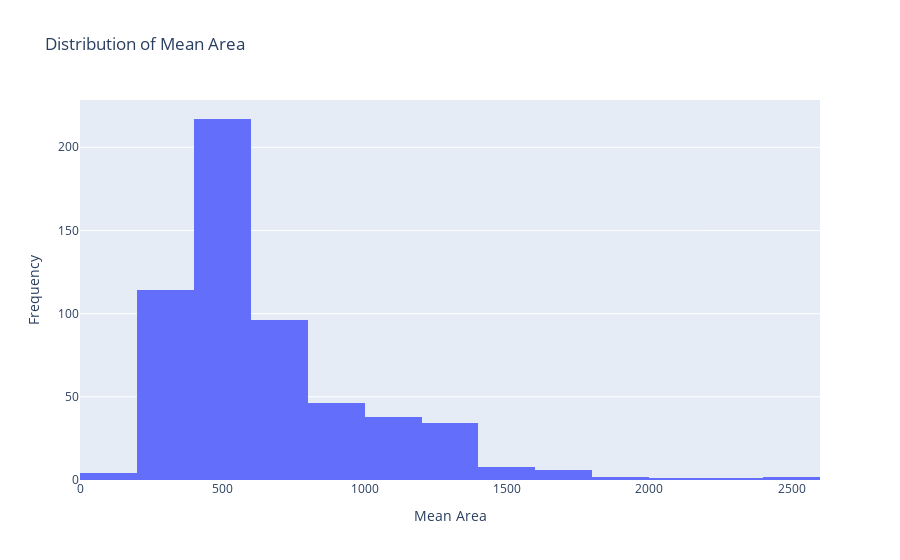

Notebook source saved alongside this figure:
### Code cell
fig1 = px.histogram(df, x = 'Mean Area', nbins = 20, title = 'Distribution of Mean Area')
fig1.update_layout(xaxis_title = 'Mean Area', yaxis_title = 'Frequency')
fig1.write_image('mean_area_hist.png', width = 800, height = 600, scale = 2)
fig1.show()

### Figure 1 — Plotly figure (JSON) as saved in the notebook; plotly's stock layout.template omitted (floating-point values rounded to 4 significant figures; data arrays with more than 128 entries replaced by an {"elided": "..."} marker saying what was removed)
{"data": [{"alignmentgroup": "True", "bingroup": "x", "hovertemplate": "Mean Area=%{x}<br>count=%{y}<extra></extra>", "legendgroup": "", "marker": {"color": "#636efa", "pattern": {"shape": ""}}, "name": "", "nbinsx": 20, "offsetgroup": "", "orientation": "v", "showlegend": false, "type": "histogram", "x": {"elided": "569 float values"}, "xaxis": "x", "yaxis": "y"}], "layout": {"barmode": "relative", "legend": {"tracegroupgap": 0}, "title": {"text": "Distribution of Mean Area"}, "xaxis": {"anchor": "y", "domain": [0, 1], "title": {"text": "Mean Area"}}, "yaxis": {"anchor": "x", "domain": [0, 1], "title": {"text": "Frequency"}}}}
